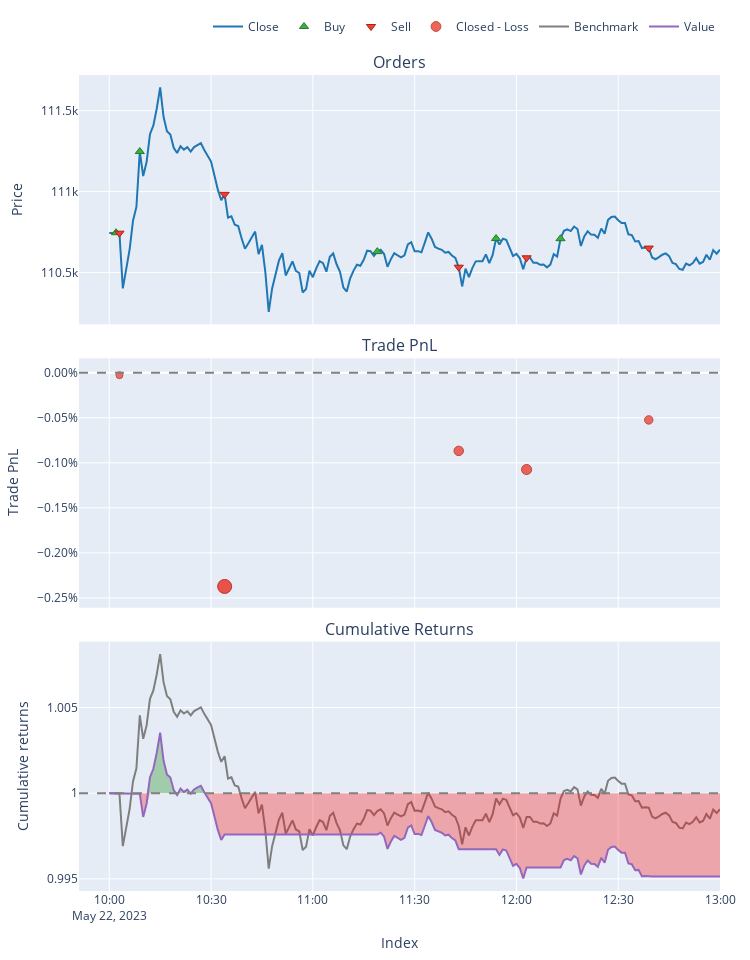

Write notebook code for a chart like this one.
### Code cell
pf.plot().show()

### Figure 1 — Plotly figure (JSON) as saved in the notebook; plotly's stock layout.template omitted (floating-point values rounded to 4 significant figures; data arrays with more than 128 entries replaced by an {"elided": "..."} marker saying what was removed)
{"data": [{"line": {"color": "#1f77b4"}, "name": "Close", "showlegend": true, "x": {"elided": "181 str values"}, "type": "scatter", "uid": "893147d7-1732-475f-a603-58d301aef3d4", "xaxis": "x", "yaxis": "y", "y": {"elided": "181 float values"}, "legendgroup": "0"}, {"customdata": [[0.0, 0.0903, 0.0], [2.0, 0.08989, 0.0], [4.0, 0.09018, 0.0], [6.0, 0.09003, 0.0], [8.0, 0.08994, 0.0]], "hovertemplate": "Order Id: %{customdata[0]}<br>Timestamp: %{x}<br>Price: %{y}<br>Size: %{customdata[1]:.6f}<br>Fees: %{customdata[2]:.6f}", "marker": {"color": "#37B13F", "line": {"color": "rgb(38,123,44)", "width": 1}, "size": 8, "symbol": "triangle-up"}, "mode": "markers", "name": "Buy", "x": ["2023-05-22T10:02:00", "2023-05-22T10:09:00", "2023-05-22T11:19:00", "2023-05-22T11:54:00", "2023-05-22T12:13:00"], "y": [110700.0, 111200.0, 110600.0, 110700.0, 110700.0], "type": "scatter", "uid": "4005b244-26a0-424c-9295-61039f316d22", "xaxis": "x", "yaxis": "y", "legendgroup": "1"}, {"customdata": [[1.0, 0.0903, 0.0], [3.0, 0.08989, 0.0], [5.0, 0.09018, 0.0], [7.0, 0.09003, 0.0], [9.0, 0.08994, 0.0]], "hovertemplate": "Order Id: %{customdata[0]}<br>Timestamp: %{x}<br>Price: %{y}<br>Size: %{customdata[1]:.6f}<br>Fees: %{customdata[2]:.6f}", "marker": {"color": "#EA4335", "line": {"color": "rgb(181,31,18)", "width": 1}, "size": 8, "symbol": "triangle-down"}, "mode": "markers", "name": "Sell", "x": ["2023-05-22T10:03:00", "2023-05-22T10:34:00", "2023-05-22T11:43:00", "2023-05-22T12:03:00", "2023-05-22T12:39:00"], "y": [110700.0, 111000.0, 110500.0, 110600.0, 110700.0], "type": "scatter", "uid": "fc8f26a6-1ca2-4635-949c-2fe5c510595c", "xaxis": "x", "yaxis": "y", "legendgroup": "2"}, {"customdata": [[0.0, 0.0, -0.2709, -2.709e-05], [1.0, 1.0, -23.73, -0.002373], [2.0, 2.0, -8.657, -0.0008678], [3.0, 3.0, -10.71, -0.001075], [4.0, 4.0, -5.216, -0.0005239]], "hovertemplate": "Exit Trade Id: %{customdata[0]}<br>Position Id: %{customdata[1]}<br>Exit Timestamp: %{x}<br>PnL: %{customdata[2]:.6f}<br>Return: %{customdata[3]:.2%}", "marker": {"color": "#EA4335", "line": {"color": "rgb(181,31,18)", "width": 1}, "opacity": [0.75, 0.9, 0.8038, 0.817, 0.7818], "size": [7.0, 14.0, 9.508, 10.13, 8.482], "symbol": "circle"}, "mode": "markers", "name": "Closed - Loss", "x": ["2023-05-22T10:03:00", "2023-05-22T10:34:00", "2023-05-22T11:43:00", "2023-05-22T12:03:00", "2023-05-22T12:39:00"], "y": [-2.709e-05, -0.002373, -0.0008678, -0.001075, -0.0005239], "type": "scatter", "uid": "abc52f57-70de-43fc-a499-cf2b35fcde72", "xaxis": "x2", "yaxis": "y2", "legendgroup": "3"}, {"line": {"color": "#7f7f7f"}, "name": "Benchmark", "showlegend": true, "x": {"elided": "181 str values"}, "type": "scatter", "uid": "4e552ccc-2bd3-4f98-8e25-b06b4e854edc", "xaxis": "x3", "yaxis": "y3", "y": {"elided": "181 float values"}, "legendgroup": "4"}, {"hoverinfo": "skip", "line": {"color": "rgba(0, 0, 0, 0)", "width": 0}, "opacity": 0, "showlegend": false, "x": {"elided": "181 str values"}, "type": "scatter", "uid": "f977b5f2-a54a-45a2-b20c-743c4179d423", "xaxis": "x3", "yaxis": "y3", "y": {"elided": "181 int values"}, "legendgroup": "5"}, {"connectgaps": false, "fill": "tonexty", "fillcolor": "rgba(0, 128, 0, 0.3)", "hoverinfo": "skip", "line": {"color": "rgba(0, 0, 0, 0)", "width": 0}, "opacity": 0, "showlegend": false, "x": {"elided": "181 str values"}, "type": "scatter", "uid": "4ab7614f-eb14-4380-ad5e-9553d1896a5e", "xaxis": "x3", "yaxis": "y3", "y": {"elided": "181 float values"}, "legendgroup": "5"}, {"hoverinfo": "skip", "line": {"color": "rgba(0, 0, 0, 0)", "width": 0}, "opacity": 0, "showlegend": false, "x": {"elided": "181 str values"}, "type": "scatter", "uid": "4c568fdb-6742-4191-b4c1-d91a2f71d92c", "xaxis": "x3", "yaxis": "y3", "y": {"elided": "181 int values"}, "legendgroup": "5"}, {"connectgaps": false, "fill": "tonexty", "fillcolor": "rgba(255, 0, 0, 0.3)", "hoverinfo": "skip", "line": {"color": "rgba(0, 0, 0, 0)", "width": 0}, "opacity": 0, "showlegend": false, "x": {"elided": "181 str values"}, "type": "scatter", "uid": "5f4fd2f4-9af4-4539-b954-25de287b144f", "xaxis": "x3", "yaxis": "y3", "y": {"elided": "181 float values"}, "legendgroup": "5"}, {"line": {"color": "#9467bd"}, "name": "Value", "showlegend": true, "x": {"elided": "181 str values"}, "type": "scatter", "uid": "c2f64d4e-ffa7-4545-a159-a72ec5734602", "xaxis": "x3", "yaxis": "y3", "y": {"elided": "181 float values"}, "legendgroup": "6"}, {"hoverinfo": "skip", "line": {"color": "rgba(0, 0, 0, 0)", "width": 0}, "opacity": 0.0, "showlegend": false, "x": {"elided": "181 str values"}, "type": "scatter", "uid": "b330a70d-6214-4f24-815f-1c5abff548bd", "xaxis": "x3", "yaxis": "y3", "y": {"elided": "181 int values"}, "legendgroup": "5"}], "layout": {"annotations": [{"font": {"size": 16}, "showarrow": false, "text": "Orders", "x": 0.5, "xanchor": "center", "xref": "paper", "y": 1.0, "yanchor": "bottom", "yref": "paper"}, {"font": {"size": 16}, "showarrow": false, "text": "Trade PnL", "x": 0.5, "xanchor": "center", "xref": "paper", "y": 0.6528, "yanchor": "bottom", "yref": "paper"}, {"font": {"size": 16}, "showarrow": false, "text": "Cumulative Returns", "x": 0.5, "xanchor": "center", "xref": "paper", "y": 0.3056, "yanchor": "bottom", "yref": "paper"}], "xaxis": {"anchor": "y", "domain": [0.0, 1.0], "matches": "x3", "showticklabels": false}, "yaxis": {"anchor": "x", "domain": [0.6944, 1.0], "title": {"text": "Price"}}, "xaxis2": {"anchor": "y2", "domain": [0.0, 1.0], "matches": "x3", "showticklabels": false}, "yaxis2": {"anchor": "x2", "domain": [0.3472, 0.6528], "tickformat": ".2%", "title": {"text": "Trade PnL"}}, "xaxis3": {"anchor": "y3", "domain": [0.0, 1.0], "title": {"text": "Index"}}, "yaxis3": {"anchor": "x3", "domain": [0.0, 0.3056], "title": {"text": "Cumulative returns"}}, "margin": {"t": 30, "b": 30, "l": 30, "r": 30}, "legend": {"orientation": "h", "yanchor": "bottom", "y": 1.042, "xanchor": "right", "x": 1, "traceorder": "normal"}, "width": 750, "height": 960, "showlegend": true, "shapes": [{"line": {"color": "gray", "dash": "dash"}, "type": "line", "x0": 0.0, "x1": 1.0, "xref": "paper", "y0": 0, "y1": 0, "yref": "y2"}, {"line": {"color": "gray", "dash": "dash"}, "type": "line", "x0": 0.0, "x1": 1.0, "xref": "paper", "y0": 1, "y1": 1, "yref": "y3"}]}}
